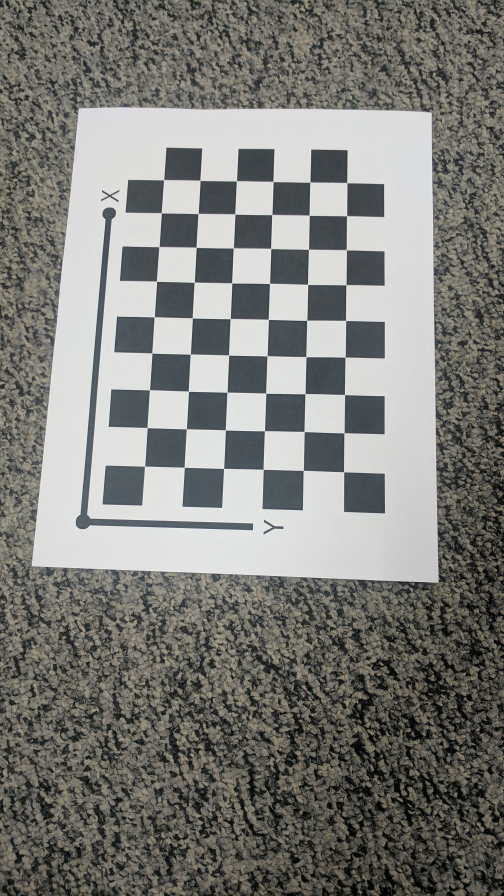
#> input picture Data/Calibration_Imgs/IMG_20170209_042606.jpg, 1512 x 2688 px, found by its file name (shown at 1/3 size); its folder holds only this picture in this run
$ python calibration.py
#> lines starting #> are read from the running program, lines starting #| are printed output that depends on the picture
### myutils.py
import numpy as np
import cv2
import scipy
import matplotlib.pyplot as plt
import math
import os
import scipy.optimize
square_side = 12.5
criteria = (cv2.TERM_CRITERIA_EPS + cv2.TERM_CRITERIA_MAX_ITER, 30, 0.001)

def getImagesPoints(imgs, h, w):
    images = imgs.copy()
    all_corners = []
    for image in images:
        gray = cv2.cvtColor(image, cv2.COLOR_BGR2GRAY)
        #Find the chess board corners
        ret, corners = cv2.findChessboardCorners(gray, (w, h), None)
        if ret == True:
            corners2 = cv2.cornerSubPix(gray, corners, (11,11), (-1,-1), criteria)
            corners2 = corners2.reshape(-1,2)
            # corners2 = np.hstack((corners2.reshape(-1,2), np.ones((corners2.shape[0], 1))))
            all_corners.append(corners2)
    return all_corners

def displayCorners(images, all_corners, h, w, save_folder):
    for i, image in enumerate(images):
        corners = all_corners[i]
        corners = np.float32(corners.reshape(-1, 1, 2))
        cv2.drawChessboardCorners(image, (w, h), corners, True)
        img = cv2.resize(image, (int(image.shape[1]/3), int(image.shape[0]/3)))
        cv2.imshow('frame', img)
        filename = os.path.join(save_folder, str(i)+ "draw.png")
        save_folder + str(i) + "draw.png"
        cv2.imwrite(filename, img)
        cv2.waitKey()
        cv2.destroyAllWindows()

def getWorldPoints(square_side, h, w):
    # h, w = [6, 9]
    Yi, Xi = np.indices((h, w))
    offset = 0
    lin_homg_pts = np.stack(((Xi.ravel() + offset) * square_side, (Yi.ravel() + offset) * square_side)).T
    return lin_homg_pts

def getH(src, dst):
    nrows = src.shape[0]
    if (nrows < 4):
        print("Need atleast four points to compute SVD.")
        return 0

    x = src[:, 0]
    y = src[:, 1]
    xp = dst[:, 0]
    yp = dst[:,1]
    A = []
    for i in range(nrows):
        row1 = np.array([x[i], y[i], 1, 0, 0, 0, -x[i]*xp[i], -y[i]*xp[i], -xp[i]])
        A.append(row1)
        row2 = np.array([0, 0, 0, x[i], y[i], 1, -x[i]*yp[i], -y[i]*yp[i], -yp[i]])
        A.append(row2)

    A = np.array(A)
    U, E, V = np.linalg.svd(A, full_matrices=True)
    H = V[-1, :].reshape((3, 3))
    H = H / H[2,2]
    return H

def getAllH(pixel_corners, world_corners):
    all_H = []
    for pixel_corner in pixel_corners:
        H = getH(world_corners, pixel_corner)
        # H, _ = cv2.findHomography(world_corners, pixel_corner, cv2.RANSAC, 5.0)
        all_H.append(H)
    return all_H

def getVij(hi, hj):
    Vij = np.array([ hi[0]*hj[0], hi[0]*hj[1] + hi[1]*hj[0], hi[1]*hj[1], hi[2]*hj[0] + hi[0]*hj[2], hi[2]*hj[1] + hi[1]*hj[2], hi[2]*hj[2] ])
    return Vij.T

def getV(all_H):
    v = []
    for H in all_H:
        h1 = H[:,0]
        h2 = H[:,1]

        v12 = getVij(h1, h2)
        v11 = getVij(h1, h1)
        v22 = getVij(h2, h2)
        v.append(v12.T)
        v.append((v11 - v22).T)
    return np.array(v)

def arrangeB(b):
    B = np.zeros((3,3))
    B[0,0] = b[0]
    B[0,1] = b[1]
    B[0,2] = b[3]
    B[1,0] = b[1]
    B[1,1] = b[2]
    B[1,2] = b[4]
    B[2,0] = b[3]
    B[2,1] = b[4]
    B[2,2] = b[5]
    return B

def getB(all_H):
    v = getV(all_H)
    # vb = 0
    U, sigma, V = np.linalg.svd(v)
    b = V[-1, :]
    print("B matrix is ", b)
    B = arrangeB(b)
    return B

def getA(B):
    v0 = (B[0,1] * B[0,2] - B[0,0] * B[1,2])/(B[0,0] * B[1,1] - B[0,1]**2)
    lamb = B[2,2] - (B[0,2]**2 + v0 * (B[0,1] * B[0,2] - B[0,0] * B[1,2]))/B[0,0]
    alpha = np.sqrt(lamb/B[0,0])
    beta = np.sqrt(lamb * (B[0,0]/(B[0,0] * B[1,1] - B[0,1]**2)))
    gamma = -(B[0,1] * alpha**2 * beta) / lamb
    u0 = (gamma * v0 / beta) - (B[0,2] * alpha**2 / lamb)

    A = np.array([[alpha, gamma, u0], [0, beta, v0], [0, 0, 1]])
    return A

def getRotationAndTranslation(A, all_H):
    all_RT = []
    for H in all_H:
        h1 = H[:, 0]
        h2 = H[:, 1]
        h3 = H[:, 2]
        lambDa = np.linalg.norm(np.dot(np.linalg.inv(A), h1), 2)

        r1 = np.dot(np.linalg.inv(A), h1) / lambDa
        r2 = np.dot(np.linalg.inv(A), h2) / lambDa
        r3 = np.cross(r1, r2)
        t = np.dot(np.linalg.inv(A), h3) / lambDa

        RT = np.vstack((r1, r2, r3, t)).T
        all_RT.append(RT)

    return all_RT

def loadImages(folder_name):
    files = os.listdir(folder_name)
    print("Loading images from ", folder_name)
    images = []
    for f in files:
        image_path = os.path.join(folder_name, f)
        # print(image_path)
        image = cv2.imread(image_path)
        if image is not None:
            images.append(image)
        else:
            print("Error in loading image ", image)

    return images

def extractParamFromA(init_A, init_kc):
    alpha = init_A[0,0]
    gamma = init_A[0,1]
    beta = init_A[1,1]
    u0 = init_A[0,2]
    v0 = init_A[1,2]
    k1 = init_kc[0]
    k2 = init_kc[1]

    x0 = np.array([alpha, gamma, beta, u0, v0, k1, k2])
    return x0

# [59 lines left out: functions retrieveA, lossFunc, not called in this run]

### calibration.py
import numpy as np
import cv2
import scipy
import matplotlib.pyplot as plt
import math
import os
import argparse
import scipy.optimize
from myutils import *

def main(args):
    folder_name = args['folder_name']
    save_folder = args['save_folder']
    images = loadImages(folder_name)
#> in loadImages, image is the input picture: shape (2688, 1512, 3); mean B, G, R 121.3, 125.2, 125.3
#> images = 1 item
    h, w = args["height"], args["width"] #squares

    all_image_corners = getImagesPoints(images, h, w)
#> the loop in getImagesPoints, `for image in images:` made 1 pass
#> ret on pass 1: True
#> after the loop in getImagesPoints, `for image in images:`: all_corners = 1 point arrays, longest 54 points
#> all_image_corners = 1 point arrays, longest 54 points

    world_corners = getWorldPoints(square_side, h, w)
    displayCorners(images, all_image_corners, h, w, save_folder)
#> the loop in displayCorners, `for i, image in enumerate(images):` made 1 pass
#> pass 1, in displayCorners, `img = cv2.resize(image, (int(image.shape[1]/3), int(image.shape[0]/3)))`:
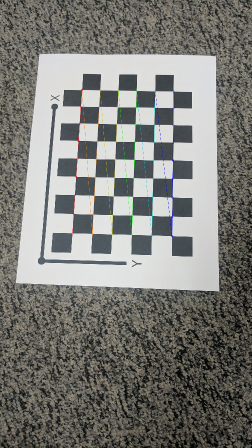
#> img: shape (896, 504, 3) (shown at 1/2 size); mean B, G, R 120.9, 125.1, 125.1

    print('Finding Homography from world coordinates to pixel coordinates')
    all_H_init = getAllH(all_image_corners, world_corners)
#> the loop in getAllH, `for pixel_corner in pixel_corners:` made 1 pass
#> nrows in getH on pass 1: 54
#> pass 1, in getH, `U, E, V = np.linalg.svd(A, full_matrices=True)`:
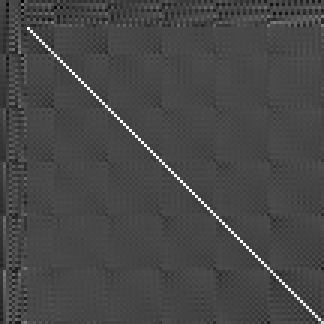
#> U: shape (108, 108) float64 (shown 3 times larger); min -0.378, max 0.977, mean -0.00145; drawn with min black and max white
#> after the loop in getAllH, `for pixel_corner in pixel_corners:`: all_H = [[[1, 9.39, 434.1], [-8.12, 0.0391, 1399.5], [0.000871, -0.000162, 1]]]
#> all_H_init has the same summary as all_H in getAllH

    # calculate B as per paper
    print("Calculating B matrix as per paper")
    B_init = getB(all_H_init)
#> the loop in getV, `for H in all_H:` made 1 pass
#> (h1, h2, v12, v11, v22) on pass 1: ([1, -8.12, 0.000871], [9.39, 0.0391, -0.000162], [9.42, -76.26, -0.317, 0.00802, 0.00135, -1.41e-07], [1.01, -16.29, 65.95, 0.00175, -0.0141, 7.58e-07], [88.26, 0.734, 0.00153, -0.00305, -1.27e-05, 2.63e-08])
#> after the loop in getV, `for H in all_H:`: v = [[9.42, -76.26, -0.317, 0.00802, 0.00135, -1.41e-07], [-87.26, -17.02, 65.95, 0.00479, -0.0141, 7.32e-07]]
#> in getB, `U, sigma, V = np.linalg.svd(v)`: U = [[0.0711, 0.997], [0.997, -0.0711]]; sigma = [110.8, 76.62]; V = [[-0.779, -0.202, 0.593, 4.83e-05, -0.000126, 6.5e-09], [0.204, -0.977, -0.0654, 9.99e-05, 3.07e-05, -2.52e-09], [0.593, 0.0699, 0.802, 1.83e-05, 4.76e-05, -2.75e-09], [6.4e-06, 0.000106, -3.68e-05, 1, 7.3e-09, -3.46e-13], [-0.000133, 1.13e-06, 3.88e-05, -5.15e-09, 1, 5.67e-13], [7.21e-09, -9.53e-10, -1.81e-09, 3.34e-13, 4.62e-13, 1]]
#> in getB, `b = V[-1, :]`: b = [7.21e-09, -9.53e-10, -1.81e-09, 3.34e-13, 4.62e-13, 1]
#| B matrix is  [ 7.20610758e-09 -9.52858709e-10 -1.80965993e-09  3.34313212e-13
#|   4.62009228e-13  1.00000000e+00]
#> in getB, `B = arrangeB(b)`: B = [[7.21e-09, -9.53e-10, 3.34e-13], [-9.53e-10, -1.81e-09, 4.62e-13], [3.34e-13, 4.62e-13, 1]]
#> B_init has the same summary as B in getB
    print("Estimated B = \n", B_init)
#| Estimated B =
#|  [[ 7.20610758e-09 -9.52858709e-10  3.34313212e-13]
#|  [-9.52858709e-10 -1.80965993e-09  4.62009228e-13]
#|  [ 3.34313212e-13  4.62009228e-13  1.00000000e+00]]

    print("Calculating A from B")
    A_init = getA(B_init)
#> in getA, `v0 = (B[0,1] * B[0,2] - B[0,0] * B[1,2])/(B[0,0] * B[1,1] - B[0,1]**2)`: v0 = 0.000262
#> in getA, `lamb = B[2,2] - (B[0,2]**2 + v0 * (B[0,1] * B[0,2] - B[0,0] * B[1,2]))..`: lamb = 1
#> in getA, `alpha = np.sqrt(lamb/B[0,0])`: alpha = 11780.1
#> in getA, `beta = np.sqrt(lamb * (B[0,0]/(B[0,0] * B[1,1] - B[0,1]**2)))`: beta = nan
#> in getA, `A = np.array([[alpha, gamma, u0], [0, beta, v0], [0, 0, 1]])`: A = [[11780.1, nan, nan], [0, nan, 0.000262], [0, 0, 1]]
#> A_init has the same summary as A in getA
    print("Initialized A = \n",A_init)
#| Initialized A =
#|  [[1.17801177e+04            nan            nan]
#|  [0.00000000e+00            nan 2.61521309e-04]
#|  [0.00000000e+00 0.00000000e+00 1.00000000e+00]]

    print("Calculating rotation and translation from A")
    all_RT_init = getRotationAndTranslation(A_init, all_H_init)
#> the loop in getRotationAndTranslation, `for H in all_H:` made 1 pass
#> (h1, h2, h3, lambDa, r1, r2, r3, t) on pass 1: ([1, -8.12, 0.000871], [9.39, 0.0391, -0.000162], [434.1, 1399.5, 1], nan, [nan, nan, nan], [nan, nan, nan], [nan, nan, nan], [nan, nan, nan])
#> after the loop in getRotationAndTranslation, `for H in all_H:`: all_RT = [[[nan, nan, nan, nan], [nan, nan, nan, nan], [nan, nan, nan, nan]]]
#> all_RT_init has the same summary as all_RT in getRotationAndTranslation

    print("Init kc (distortion coefficient)")
    kc_init = np.array([0,0])
    print("Initialized kc = \n", kc_init)

    print('Start optimization')
    params = extractParamFromA(A_init, kc_init)
#> in extractParamFromA, `alpha = init_A[0,0]`: alpha = 11780.1
#> in extractParamFromA, `gamma = init_A[0,1]`: gamma = nan
#> in extractParamFromA, `v0 = init_A[1,2]`: v0 = 0.000262
#> in extractParamFromA, `x0 = np.array([alpha, gamma, beta, u0, v0, k1, k2])`: x0 = [11780.1, nan, nan, nan, 0.000262, 0, 0]
#> params = [11780.1, nan, nan, nan, 0.000262, 0, 0]
#> (the run stopped early here; a loop or call above may not have finished)

$ run again, on Data/Calibration_Imgs/IMG_20170209_042616.jpg
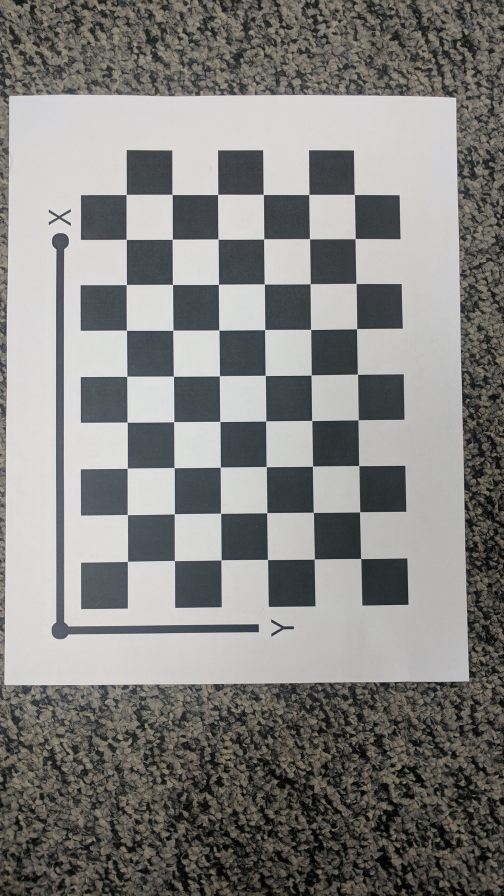
#> input picture Data/Calibration_Imgs/IMG_20170209_042616.jpg, 1512 x 2688 px, found by its file name (shown at 1/3 size)
#> in loadImages, image is the input picture: shape (2688, 1512, 3); mean B, G, R 128.3, 130.7, 131
#> in main, `images = loadImages(folder_name)`: images = 1 item
#> the loop in getImagesPoints, `for image in images:` made 1 pass
#> ret on pass 1: True
#> after the loop in getImagesPoints, `for image in images:`: all_corners = 1 point arrays, longest 54 points
#> the loop in displayCorners, `for i, image in enumerate(images):` made 1 pass
#> pass 1, in displayCorners, `img = cv2.resize(image, (int(image.shape[1]/3), int(image.shape[0]/3)))`:
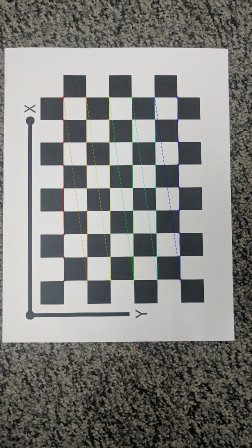
#> img: shape (896, 504, 3) (shown at 1/2 size); mean B, G, R 127.9, 130.6, 130.8
#> the loop in getAllH, `for pixel_corner in pixel_corners:` made 1 pass
#> nrows in getH on pass 1: 54
#> pass 1, in getH, `U, E, V = np.linalg.svd(A, full_matrices=True)`:
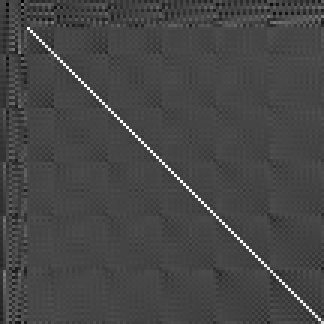
#> U: shape (108, 108) float64 (shown 3 times larger); min -0.371, max 0.979, mean -0.00142; drawn with min black and max white
#> after the loop in getAllH, `for pixel_corner in pixel_corners:`: all_H = [[[0.0258, 11.28, 383.9], [-10.88, 0.04, 1684.5], [0.000196, 0.000109, 1]]]
#> all_H_init has the same summary as all_H in getAllH
#> the loop in getV, `for H in all_H:` made 1 pass
#> (h1, h2, v12, v11, v22) on pass 1: ([0.0258, -10.88, 0.000196], [11.28, 0.04, 0.000109], [0.291, -122.8, -0.436, 0.00221, -0.00118, 2.13e-08], [0.000663, -0.561, 118.5, 1.01e-05, -0.00427, 3.84e-08], [127.3, 0.903, 0.0016, 0.00245, 8.7e-06, 1.18e-08])
#> after the loop in getV, `for H in all_H:`: v = [[0.291, -122.8, -0.436, 0.00221, -0.00118, 2.13e-08], [-127.3, -1.46, 118.5, -0.00244, -0.00427, 2.66e-08]]
#> in getB, `U, sigma, V = np.linalg.svd(v)`: U = [[0.00601, 1], [1, -0.00601]]; sigma = [173.9, 122.8]; V = [[-0.732, -0.0127, 0.681, -1.4e-05, -2.46e-05, 1.54e-10], [0.0086, -1, -0.00935, 1.81e-05, -9.36e-06, 1.72e-10], [0.681, -0.000986, 0.732, 1.26e-05, 5.83e-06, 8.77e-12], [-1.9e-05, 1.8e-05, 4.4e-07, 1, 1.64e-10, -3.13e-15], [-2.19e-05, -9.66e-06, 1.24e-05, -4.12e-10, 1, 1.28e-15], [1.05e-10, 1.74e-10, -1.09e-10, 2.04e-15, 4.07e-15, 1]]
#> b = [1.05e-10, 1.74e-10, -1.09e-10, 2.04e-15, 4.07e-15, 1]
#| B matrix is  [ 1.05034518e-10  1.74083502e-10 -1.09461683e-10  2.04264893e-15
#|   4.06614544e-15  1.00000000e+00]
#> B = [[1.05e-10, 1.74e-10, 2.04e-15], [1.74e-10, -1.09e-10, 4.07e-15], [2.04e-15, 4.07e-15, 1]]
#> B_init has the same summary as B in getB
#| Estimated B =
#|  [[ 1.05034518e-10  1.74083502e-10  2.04264893e-15]
#|  [ 1.74083502e-10 -1.09461683e-10  4.06614544e-15]
#|  [ 2.04264893e-15  4.06614544e-15  1.00000000e+00]]
#> in getA, `v0 = (B[0,1] * B[0,2] - B[0,0] * B[1,2])/(B[0,0] * B[1,1] - B[0,1]**2)`: v0 = 1.71e-06
#> lamb = 1
#> in getA, `alpha = np.sqrt(lamb/B[0,0])`: alpha = 97574
#> in getA, `beta = np.sqrt(lamb * (B[0,0]/(B[0,0] * B[1,1] - B[0,1]**2)))`: beta = nan
#> A = [[97574, nan, nan], [0, nan, 1.71e-06], [0, 0, 1]]
#| Initialized A =
#|  [[9.75739702e+04            nan            nan]
#|  [0.00000000e+00            nan 1.71029133e-06]
#|  [0.00000000e+00 0.00000000e+00 1.00000000e+00]]
#> the loop in getRotationAndTranslation, `for H in all_H:` made 1 pass
#> (h1, h2, h3, lambDa, r1, r2, r3, t) on pass 1: ([0.0258, -10.88, 0.000196], [11.28, 0.04, 0.000109], [383.9, 1684.5, 1], nan, [nan, nan, nan], [nan, nan, nan], [nan, nan, nan], [nan, nan, nan])
#> after the loop in getRotationAndTranslation, `for H in all_H:`: all_RT = [[[nan, nan, nan, nan], [nan, nan, nan, nan], [nan, nan, nan, nan]]]
#> all_RT_init has the same summary as all_RT in getRotationAndTranslation
#> in extractParamFromA, `alpha = init_A[0,0]`: alpha = 97574
#> in extractParamFromA, `gamma = init_A[0,1]`: gamma = nan
#> in extractParamFromA, `v0 = init_A[1,2]`: v0 = 1.71e-06
#> x0 = [97574, nan, nan, nan, 1.71e-06, 0, 0]
